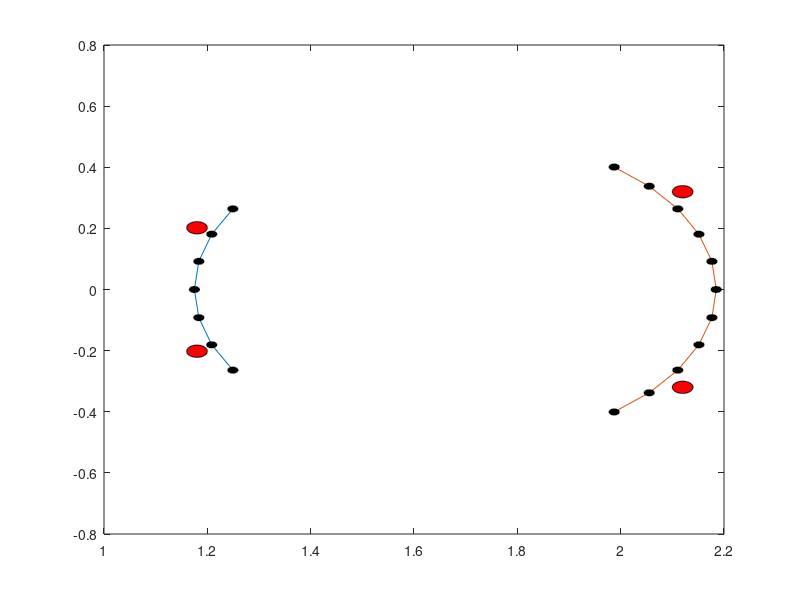

Recreate this plot in MATLAB.
function [Point,varargout]=getDiagnostic(varargin)
%%
%       This program set the Diagnostic position                  
%       Developed by Song xianming 2013.11.30 
%
% input description
%
% XX, YY is the point position
persistent init

if nargin>0
    init=varargin{1};
end
if isempty(init)
    init=1;
    isdraw=1;
else
    isdraw=1;
end


%magnetic probe 
Xc=1.68;
Yc=0;
Rc=0.505;
Rc1=0.01;

alpha=10.5*pi/180;
phi=pi+3*alpha:-alpha:pi-3*alpha;
phi1=0:pi/50:2*pi;
X=Xc+Rc.*cos(phi);
Y=Yc+Rc.*sin(phi);

XX=X;
YY=Y;
theta=phi;
if isdraw
    plot(X,Y)
    hold on
    Rc1=0.01;
    for i=1:7
        X1=X(i)+Rc1.*cos(phi1);
        Y1=Y(i)+Rc1.*sin(phi1);
        patch(X1,Y1,'k');
        hold on
    end
end

phi=5*alpha:-alpha:-5*alpha;
X=Xc+Rc.*cos(phi);
Y=Yc+Rc.*sin(phi);

XX=[XX X];
YY=[YY Y];
theta=[theta phi];


if isdraw
    plot(X,Y)
    hold on
    for i=1:11
        X1=X(i)+Rc1.*cos(phi1);
        Y1=Y(i)+Rc1.*sin(phi1);
        patch(X1,Y1,'k');
        hold on
    end
end

%% flux loop
% X1=[1.170 1.170 2.120 2.120];
X1=[1.180 1.180 2.120 2.120];
Y1 =[0.404 -0.404 0.640 -0.640]/2; %should be half
XX=[XX X1];
YY=[YY Y1];


if isdraw
    Rc1=0.02;
    X1=repmat(X1,101,1);
    Y1=repmat(Y1,101,1);
    X2=repmat((Rc1.*cos(phi1))',1,4);
    Y2=repmat((Rc1.*sin(phi1))',1,4);
    X=X1+X2;
    Y=Y1+Y2;
    handle =fill(X,Y,'r');
end
Point=[XX;YY];
if nargout>1
    varargout{1}=theta;
end



